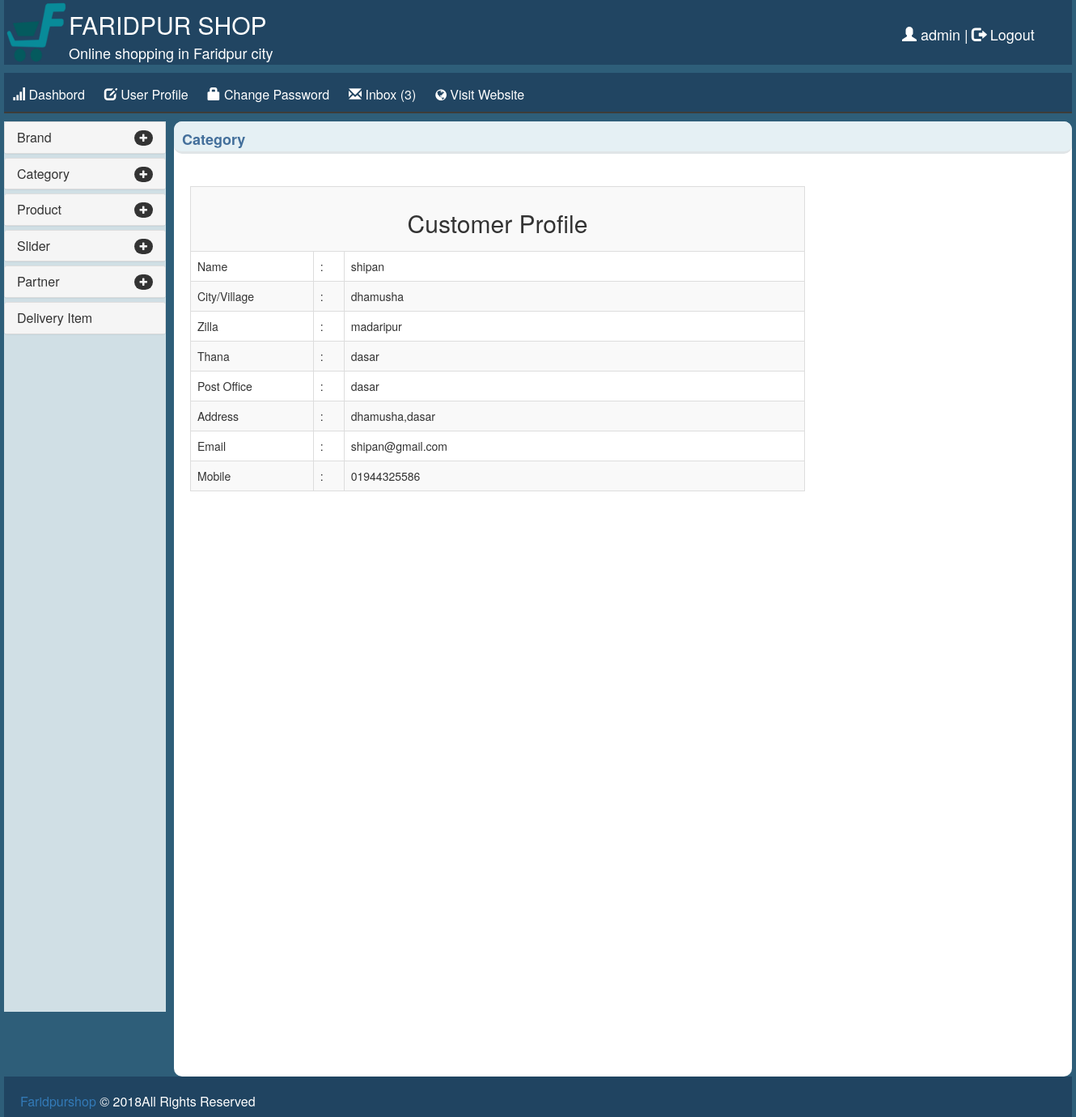
The app's page /fashop/customer.php?cmrid=1 (signed in) with its own data.
### tables this page shows
CREATE TABLE IF NOT EXISTS `tbl_customer` (
  `customerid` int(11) NOT NULL,
  `name` varchar(255) NOT NULL,
  `city` varchar(255) NOT NULL,
  `post` varchar(255) NOT NULL,
  `mobile` varchar(255) NOT NULL,
  `thana` varchar(255) NOT NULL,
  `zilla` varchar(255) NOT NULL,
  `address` varchar(255) NOT NULL,
  `email` varchar(255) NOT NULL
);

### lib/database.php (called while the page is built, shortened)
<?php
	class database {
		public $host=DB_HOST;
		public $user=DB_USER;
		public $pass=DB_PASS;
		public $dbname=DB_NAME;
		public $link;
		private function connectDB(){
			$this->link=new mysqli($this->host,$this->user,$this->pass,$this->dbname);
		}
		public function select($query){
			$result=$this->link->query($query) or die($this->link->error.__LINE__);
			if($result->num_rows >0){
				return $result;
			}
			else{
				return false;
			}
		}
	}
?>

### class/customer.php (called while the page is built, shortened)
<?php
class customer{
 	private $db;
 	public function __construct()
 	{
 		$this->db=new database();
 	}
  public function getcustomerpro($cmrid){
    $query="SELECT * FROM tbl_customer WHERE customerid='$cmrid'";
    $result=$this->db->select($query);
    return $result;
  }
 }
?>

### fashop/customer.php (the view)
<?php include "inc/header.php"; ?>
<?php include "../class/customer.php"; ?>
<?php
	 if(!isset($_GET['cmrid'])|| $_GET['cmrid']==null){
        header("Location:../404.php");
    }
    else{
        $cmrid=$_GET['cmrid'];
    }
?>
<?php include "inc/sidebarleft.php"; ?>
<div class="sidebar_right">
    <div class="sr_title">
       Category  <span style="text-align: center; margin-left: 350px;"><?php if(isset($insertcat)){echo $insertcat;}  ?></span>
    </div>
    <div class="sr_body">
    <div class="sr_table2">
        <table class="table table-striped  table-bordered">
					<?php
						$cmr=new customer();
						$getuserpro=$cmr->getcustomerpro($cmrid);
						if($getuserpro){
							while ($result=$getuserpro->fetch_assoc()) {
								?>
						<tr>
							<td colspan="3" align="center"><h2>Customer Profile</h2></td>
						</tr>
						<tr>
							<td width="20%">Name</td>
							<td width="5%">:</td>
							<td width="75%"><?php echo $result['name']; ?></td>
						</tr>
						<tr>
							<td width="20%">City/Village</td>
							<td width="5%">:</td>
							<td width="75%"><?php echo $result['city']; ?></td>
						</tr>
						<tr>
							<td width="20%">Zilla</td>
							<td width="5%">:</td>
							<td width="75%"><?php echo $result['zilla']; ?></td>
						</tr>
						<tr>
							<td width="20%">Thana</td>
							<td width="5%">:</td>
							<td width="75%"><?php echo $result['thana']; ?></td>
						</tr>
						<tr>
							<td width="20%">Post Office</td>
							<td width="5%">:</td>
							<td width="75%"><?php echo $result['post']; ?></td>
						</tr>
						<tr>
							<td width="20%">Address</td>
							<td width="5%">:</td>
							<td width="75%"><?php echo $result['address']; ?></td>
						</tr>
						<tr>
							<td width="20%">Email</td>
							<td width="5%">:</td>
							<td width="75%"><?php echo $result['email']; ?></td>
						</tr>
						<tr>
							<td width="20%">Mobile</td>
							<td width="5%">:</td>
							<td width="75%"><?php echo $result['mobile']; ?></td>
						</tr>
							<?php
							}
						}
					?>
					</table>
    </div>
    </div>
</div>
 <?php include"inc/footer.php"; ?>

### fashop/css/main.css (style rules this page uses)
html { color: #222; font-size: 1em; line-height: 1.4; }
body { background: #2E5E79; }
.sidebar_right { width: 1110px; min-height:960px; height:1180px; margin-left:10px; border-radius: 10px; background: #FFFFFF; float: left; }
.sidebar_right .sr_title { height: 40px; width: 1110px; border-radius: 10px; border-bottom:3px solid #E0E5E7; padding: 10px; color: #436F9B; font-weight: bold; font-size: 18px; background: #E5F0F4; }
.sr_table2 { width:760px; height:500px; margin:40px 20px 20px 20px; border-radius:5px; }

### records on screen
tbl_customer: name "shipan", city "dhamusha", zilla "madaripur", thana "dasar", post "dasar", address "dhamusha,dasar", email "shipan@gmail.com", mobile "01944325586"

### other values on screen
session::get('adminuser') "admin"
$count "3"
